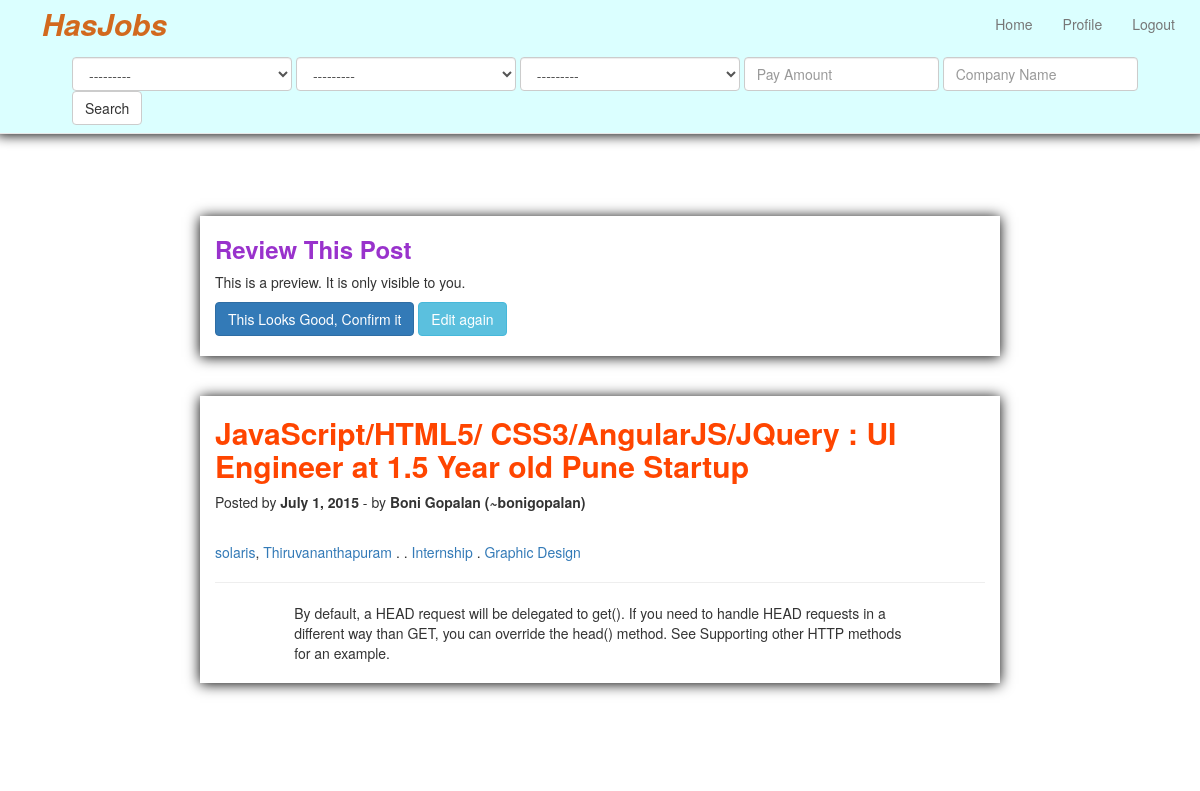
The page /review/ (signed in) on the database its author committed.
### app_hasjob/models.py (models this page shows, shortened)
class AddJobPost(models.Model):
	headline = models.CharField(max_length=200)
	owner_name = models.CharField(max_length=200)
	location = models.ForeignKey(Location)
	types = models.ForeignKey(AddJobTypes)
	category = models.ForeignKey(AddJobCategory)
	description = models.TextField(null=True, blank=True)
	candidate_submit = models.TextField(null=True, blank=True)
	company = models.CharField(max_length=200)
	slug = models.SlugField(unique=True,null=True, blank=True)
	logo = models.ImageField(verbose_name=u'Image', upload_to="uploads/logo", null=True, blank=True)
	url = models.URLField(null=True, blank=True)
	twitter = models.URLField(null=True, blank=True)
	email = models.EmailField(null=True, blank=True)
	date = models.DateField(auto_now_add=True) # , blank=True
	class Meta:
		verbose_name = ("Add Job Post")
		verbose_name_plural = ("Add Job Posts")

class Location(models.Model):
	location = models.CharField(max_length=200)
	slug = models.SlugField(unique=True, blank=True, null=True)
	def __str__(self):
		return self.location
	class Meta:
		verbose_name = ("Location")
		verbose_name_plural = ("Locations")

class AddJobTypes(models.Model):
	types = models.CharField(max_length=200)
	slug = models.SlugField(unique=True, blank=True, null=True)
	def __str__(self):
		return self.types
	class Meta:
		verbose_name = ("Add Job Type")
		verbose_name_plural = ("Add Job Types")

class AddJobCategory(models.Model):
	category = models.CharField(max_length=200)
	slug = models.SlugField(unique=True, blank=True, null=True)
	def __str__(self):
		return self.category
	class Meta:
		verbose_name = ("Add Job Category")
		verbose_name_plural = ("Add Job Categories")

### app_hasjob/views.py (the view)
# urls.py: url(r'^review/$', 'app_hasjob.views.review', name='review'),
def review(request):
	review = AddJobPost.objects.order_by('-id')[0]
	return render(request, 'employer/review.html', {"review": review})

### app_hasjob/forms.py
class JobFilterForm(forms.Form):
	location__id = forms.ModelChoiceField(queryset=Location.objects.all(),widget=forms.Select(attrs={"class":"form-control","style":"width:220px"}))
	add_job_types__id = forms.ModelChoiceField(queryset=AddJobTypes.objects.all(),widget=forms.Select(attrs={"class":"form-control","style":"width:220px"}))
	add_job_category__id = forms.ModelChoiceField(queryset=AddJobCategory.objects.all(),widget=forms.Select(attrs={"class":"form-control","style":"width:220px"}))

### app_hasjob/templatetags/job_filter.py (called while the page is built)
@register.inclusion_tag("tags/job_filter.html")
def job_filter(request):
	filter_form = JobFilterForm(request.GET)
	return {'filter_form': filter_form}

### templates/employer/review.html
{% extends "base.html" %}
{% block content %}
	<br><br>
	<div class="row">
		<div class="row" style="margin-bottom:40px;">
			<div class="col-lg-offset-2 col-lg-8 box-shad">
				<h3 style="color:#9932CC"><b>Review This Post</b></h3>
				<p>This is a preview. It is only visible to you.</p>
				<a class="btn btn-primary" href="/home">This Looks Good, Confirm it</a>
				<a class="btn btn-info" href="{% url 'edit_post' review.slug %}">Edit again</a>
				<br><br>
			</div>
		</div>
		<div class="row">
			<div class="col-lg-offset-2 col-lg-8 box-shad">
				<h2 style="color:#FF4500"><b>{{review.headline}}</b></h2>
				<p>Posted by <b>{{review.date}}</b> -  by <b>{{review.owner_name}}</b></p>
				<br>
				<p><a href="https://www.google.co.in/search?q={{job_one.company}}">{{review.company}}</a>, <a href="{% url 'location' review.location.slug %}">{{review.location}}</a> . <a href="{{review.url}}">{{review.url}}</a> . <a href="{% url 'types' review.types.slug %}">{{review.types}}</a> . <a href="{% url 'category' review.category.slug %}">{{review.category}}</a></p>
				<hr>
				<div class="col-lg-offset-1 col-lg-10">
					{{ review.description }}
					<br><br>
				</div>
				<br><br>
			</div>
		</div>
	</div>
	<br><br><br><br>
{% endblock %}

### staticdirs/css/justified-nav.css (style rules this page uses)
body { padding-top: 20px; }

### staticdirs/css/style.css (style rules this page uses)
.box-shad { -moz-box-shadow: 0px 1px 13px #000000; -webkit-box-shadow: 0px 1px 13px #000000; box-shadow: 0px 1px 13px #000000; }

### rows shown on the page
AddJobPost: headline "JavaScript/HTML5/ CSS3/AngularJS/JQuery : UI Engineer at 1.5 Year old Pune Startup", date "July 1, 2015", owner_name "Boni Gopalan (~bonigopalan)", company "solaris", location "Thiruvananthapuram", types "Internship", category "Graphic Design", description "By default, a HEAD request will be delegated to get(). If you need to handle HEAD requests in a different way than GET, you can override the head() method. See Supporting other HTTP methods for an example."
